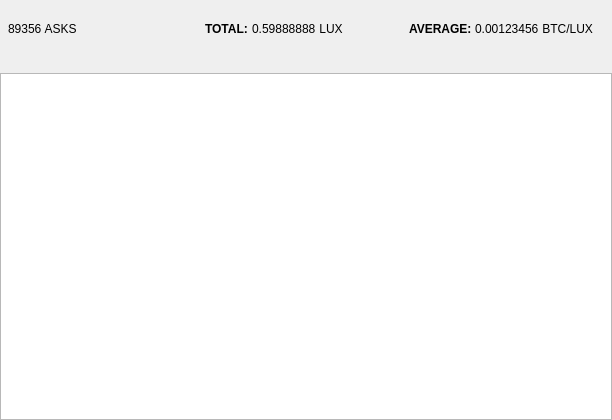
<?xml version="1.0" encoding="UTF-8"?>
<ui version="4.0">
 <class>LuxgateBidAskPanel</class>
 <widget class="QFrame" name="LuxgateBidAskPanel">
  <property name="geometry">
   <rect>
    <x>0</x>
    <y>0</y>
    <width>612</width>
    <height>420</height>
   </rect>
  </property>
  <property name="sizePolicy">
   <sizepolicy hsizetype="Expanding" vsizetype="Preferred">
    <horstretch>0</horstretch>
    <verstretch>0</verstretch>
   </sizepolicy>
  </property>
  <property name="windowTitle">
   <string>Form</string>
  </property>
  <property name="styleSheet">
   <string notr="true"/>
  </property>
  <layout class="QVBoxLayout" name="verticalLayout">
   <property name="spacing">
    <number>15</number>
   </property>
   <property name="leftMargin">
    <number>0</number>
   </property>
   <property name="topMargin">
    <number>0</number>
   </property>
   <property name="rightMargin">
    <number>0</number>
   </property>
   <property name="bottomMargin">
    <number>0</number>
   </property>
   <item>
    <widget class="QWidget" name="widgetTotalData" native="true">
     <layout class="QHBoxLayout" name="horizontalLayout_3" stretch="1,1,1">
      <property name="spacing">
       <number>0</number>
      </property>
      <property name="leftMargin">
       <number>0</number>
      </property>
      <property name="topMargin">
       <number>0</number>
      </property>
      <property name="rightMargin">
       <number>0</number>
      </property>
      <property name="bottomMargin">
       <number>0</number>
      </property>
      <item>
       <widget class="QWidget" name="widgetNumAsks" native="true">
        <layout class="QHBoxLayout" name="horizontalLayout_4">
         <property name="spacing">
          <number>0</number>
         </property>
         <property name="leftMargin">
          <number>1</number>
         </property>
         <property name="rightMargin">
          <number>1</number>
         </property>
         <item>
          <widget class="QLabel" name="labelNumber">
           <property name="font">
            <font>
             <weight>75</weight>
             <bold>true</bold>
            </font>
           </property>
           <property name="text">
            <string/>
           </property>
          </widget>
         </item>
         <item>
          <widget class="QLabel" name="BidAskNum">
           <property name="lineWidth">
            <number>1</number>
           </property>
           <property name="text">
            <string>89356</string>
           </property>
          </widget>
         </item>
         <item>
          <widget class="QLabel" name="labelBidsAsksType">
           <property name="text">
            <string> ASKS</string>
           </property>
          </widget>
         </item>
         <item>
          <spacer name="horizontalSpacer_4">
           <property name="orientation">
            <enum>Qt::Horizontal</enum>
           </property>
           <property name="sizeHint" stdset="0">
            <size>
             <width>10</width>
             <height>40</height>
            </size>
           </property>
          </spacer>
         </item>
        </layout>
       </widget>
      </item>
      <item>
       <widget class="QWidget" name="widgetTotal" native="true">
        <layout class="QHBoxLayout" name="horizontalLayout">
         <property name="spacing">
          <number>0</number>
         </property>
         <property name="leftMargin">
          <number>1</number>
         </property>
         <property name="rightMargin">
          <number>1</number>
         </property>
         <item>
          <widget class="QLabel" name="labelTotalTytle">
           <property name="font">
            <font>
             <weight>75</weight>
             <bold>true</bold>
            </font>
           </property>
           <property name="text">
            <string>TOTAL: </string>
           </property>
          </widget>
         </item>
         <item>
          <widget class="QLabel" name="labelTotal">
           <property name="minimumSize">
            <size>
             <width>0</width>
             <height>0</height>
            </size>
           </property>
           <property name="text">
            <string>0.59888888</string>
           </property>
           <property name="alignment">
            <set>Qt::AlignLeading|Qt::AlignLeft|Qt::AlignVCenter</set>
           </property>
          </widget>
         </item>
         <item>
          <widget class="QLabel" name="labelTotalCurrency">
           <property name="text">
            <string> LUX</string>
           </property>
          </widget>
         </item>
         <item>
          <spacer name="horizontalSpacer_3">
           <property name="orientation">
            <enum>Qt::Horizontal</enum>
           </property>
           <property name="sizeHint" stdset="0">
            <size>
             <width>10</width>
             <height>40</height>
            </size>
           </property>
          </spacer>
         </item>
        </layout>
       </widget>
      </item>
      <item>
       <widget class="QWidget" name="widgetAverage" native="true">
        <layout class="QHBoxLayout" name="horizontalLayout_2">
         <property name="spacing">
          <number>0</number>
         </property>
         <property name="leftMargin">
          <number>1</number>
         </property>
         <property name="rightMargin">
          <number>1</number>
         </property>
         <item>
          <widget class="QLabel" name="labelAveragePriceTytle">
           <property name="font">
            <font>
             <weight>75</weight>
             <bold>true</bold>
            </font>
           </property>
           <property name="text">
            <string>AVERAGE: </string>
           </property>
          </widget>
         </item>
         <item>
          <widget class="QLabel" name="labelAveragePrice">
           <property name="minimumSize">
            <size>
             <width>0</width>
             <height>0</height>
            </size>
           </property>
           <property name="text">
            <string>0.00123456</string>
           </property>
           <property name="alignment">
            <set>Qt::AlignLeading|Qt::AlignLeft|Qt::AlignVCenter</set>
           </property>
          </widget>
         </item>
         <item>
          <widget class="QLabel" name="labelAveragePriceCurrency">
           <property name="text">
            <string> BTC/LUX</string>
           </property>
          </widget>
         </item>
         <item>
          <spacer name="horizontalSpacer_6">
           <property name="orientation">
            <enum>Qt::Horizontal</enum>
           </property>
           <property name="sizeHint" stdset="0">
            <size>
             <width>10</width>
             <height>40</height>
            </size>
           </property>
          </spacer>
         </item>
        </layout>
       </widget>
      </item>
     </layout>
    </widget>
   </item>
   <item>
    <widget class="LuxgateTableView" name="tableViewBidsAsks">
     <attribute name="verticalHeaderVisible">
      <bool>false</bool>
     </attribute>
    </widget>
   </item>
  </layout>
 </widget>
 <customwidgets>
  <customwidget>
   <class>LuxgateTableView</class>
   <extends>QTableView</extends>
   <header>luxgatetableview.h</header>
  </customwidget>
 </customwidgets>
 <resources/>
 <connections/>
</ui>
